Frame 1 (no input): blank canvas, image omitted
Frame 60 (the mouse pressed at the canvas centre just before this capture): blank canvas, image omitted
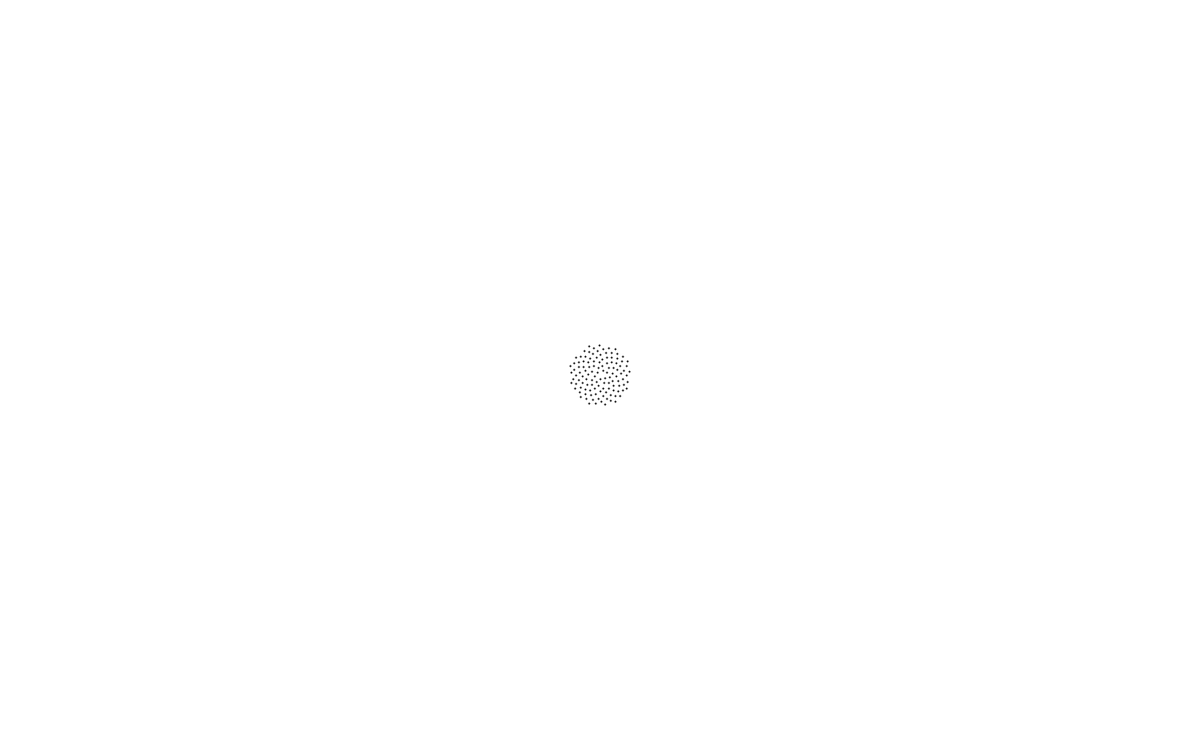
Frame 120 (the mouse held since frame 60 and released just before this capture)

The Processing sketch whose frames 1 and 60 were blank and that drew this single picture after the mouse press (run headless with seeded random() and noise(); from frame 60 on, the mouse is pressed at the canvas centre):

// Processing sketch: fibonnaci
// ── fibonnaci.pde
float number = 1;
float last,last2;
float[] fibs= new float [1];
 
float px,py,r,degree;
float[] xpos = new float[0];
float[] ypos = new float[0];
 
float spacing = 6;
int startWeight = 2;
int maxWeight = 5;
float weight = startWeight;
float guldenSnede = ((sqrt(5) - 1 ) / 2);
 
float lastX, lastY;
 
void setup()
{
  size(1280, 800);
  background(255);
  smooth();
  stroke(0);
  frameRate(30);
  px = width/2;
  py = height/2;
}
 
void draw()
{
    lastX = px;
    lastY = py;
    degree = (frameCount * guldenSnede) * 360;
    r = sqrt(frameCount)*spacing;
    calculatePoint(width/2, height/2, r, (degree % 360));
    strokeWeight(weight);
    point(px,py);
    //line(lastX, lastY, px,py);
    weight += 0.00015;
    println(degree % 360);
    //spacing += 0.00075;
}
 
void calculatePoint(float x, float y, float r, float graden){
  px = x + cos(radians(graden))*(r/2);
  py = y + sin(radians(graden))*(r/2);
}
